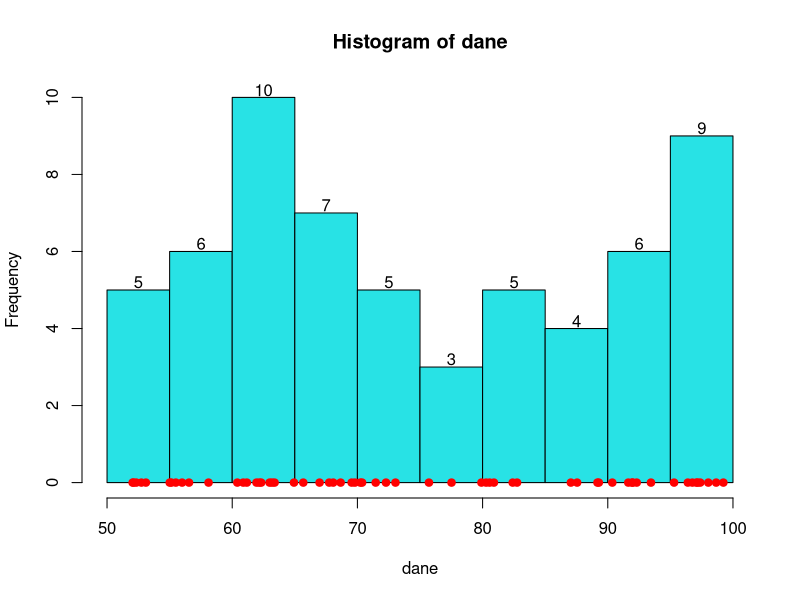

This figure's R source:
dane <- runif(n = 60, min = 50, max = 100)

h <- hist(dane, xlim = c(50, 100), col = 5, breaks = 12)

stripchart(dane, add = TRUE, at = 0, col = "red", pch = 19)

text(h$mids, h$counts + 0.2, label = h$counts)


# NOTE:
# stripchart - pozwala na rysowanie wykresu "kropkowego" na małych zbiorach
#              danych przydatne np w histogramie dla liczebności próbek
